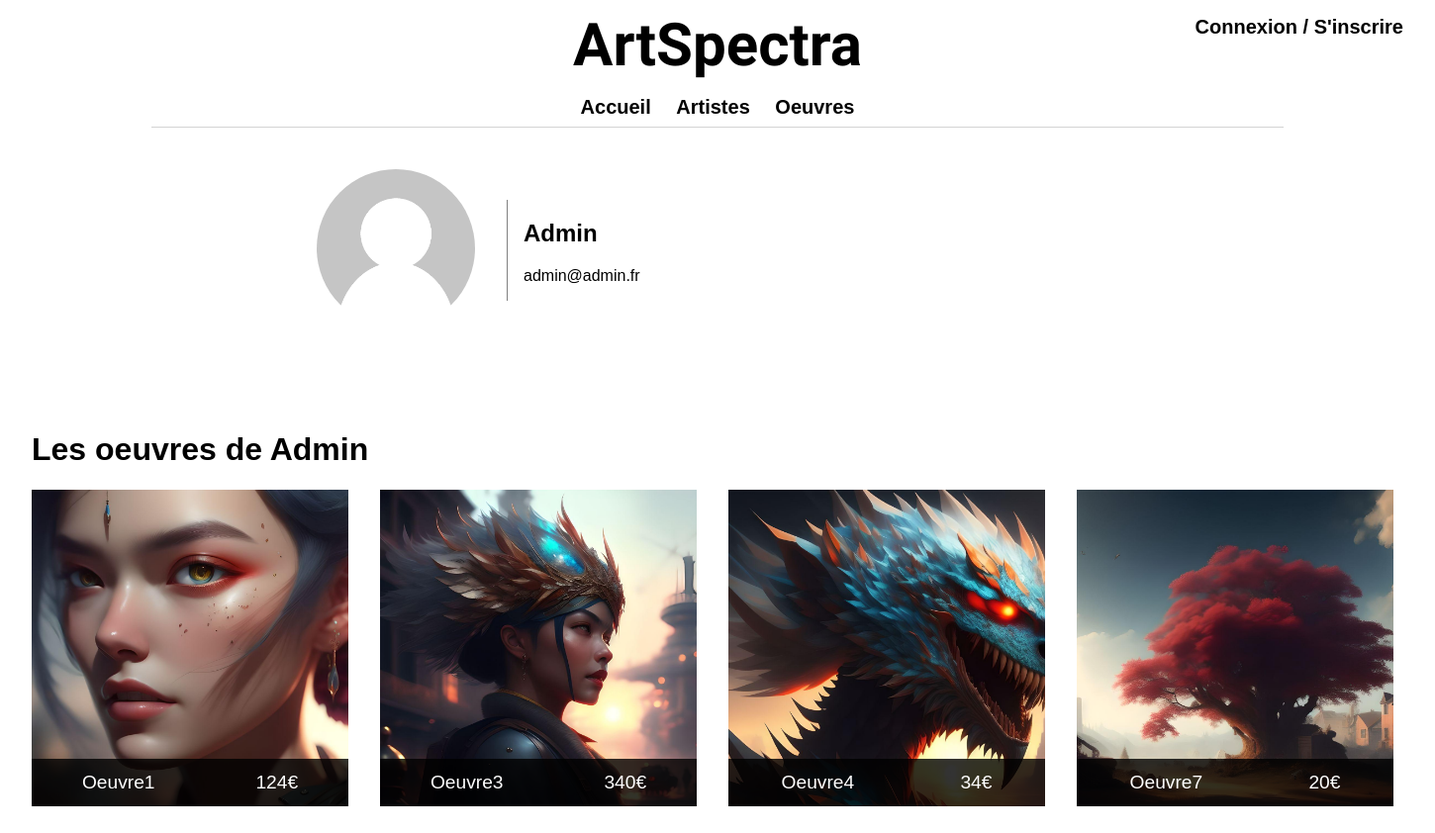
Screenshot of /artistes/admin/ with the database file from the repository.
### accounts/models.py (models this page shows, shortened)
class Shopper(AbstractUser):
    presentation = models.TextField(max_length=500, blank=True)
    avatar = models.ImageField(upload_to='images/avatars/', verbose_name="Image de profil", blank=True)

### appliArtSpectra/models.py (models this page shows, shortened)
class Oeuvre(models.Model):
    idOeuvre = models.AutoField(primary_key=True)
    nomOeuvre = models.CharField(max_length=50, verbose_name="Nom de l'oeuvre", unique=True)
    descriptionOeuvre = models.CharField(max_length=255, verbose_name="Description de l'oeuvre", blank=True,default='')
    dateCreationOeuvre = models.CharField(max_length=10,verbose_name="Date de création de l'oeuvre")
    dimensionOeuvre = models.CharField(max_length=50, verbose_name="Dimension de l'oeuvre", blank=True)
    imageOeuvre = models.ImageField(upload_to='images/oeuvres/', verbose_name="Image de l'oeuvre", blank=True)
    prixOeuvre = models.IntegerField(verbose_name="Prix de l'oeuvre")
    slug = models.SlugField(max_length=100, verbose_name="Slug de l'oeuvre", unique=False, editable=True)
    auteurOeuvre = models.ForeignKey(Shopper, on_delete=models.CASCADE, verbose_name="Auteur de l'oeuvre")
    quantiteOeuvre = models.IntegerField(verbose_name="Quantité de l'oeuvre")

### accounts/views.py (the view)
# urls.py: path('artistes/<str:username>/', artiste, name='artiste'),
def artiste(request, username):
    try :
        artiste = Shopper.objects.get(username=username)
        oeuvreDeArtiste = Oeuvre.objects.filter(auteurOeuvre=artiste)
    except :
        messages.error(request, f'Ce profil n\'existe pas')
        return redirect('accueil')
    return render(request, 'accounts/artiste.html', {'artiste': artiste, 'oeuvreDeArtiste': oeuvreDeArtiste})

### accounts/templates/accounts/artiste.html (shortened to what this page needs)
{% extends 'appliArtSpectra/base.html' %}
{% block content %}
    {% load static %}
    <div id="container-artiste">
        <div id="profil-artiste">
            <div id="container-profil">
                <div id="profil-artiste-img">
                    <img src="
                            {% if artiste.avatar != '' %}{{ artiste.avatar.url }}{% else %}{% static 'appliArtSpectra/img/avatar.png' %}{% endif %}"
                         alt="avatar">
                </div>
                <div id="profil-artiste-info">
                    <h2>{{ artiste.username|capfirst }}</h2>
                    <p>{{ artiste.email }}</p>
                </div>
            </div>
            <div id="profil-artiste-oeuvres">
                <h1>Les oeuvres de {{ artiste.username|capfirst }}</h1>
                <div class="container-oeuvres-artiste">
                    {% for oeuvre in oeuvreDeArtiste %}
                        <a href="/oeuvres/{{ oeuvre.slug }}/{{ oeuvre.idOeuvre }}/">
                            <div class="oeuvre-artiste">
                                <img class="imgOeuvreArtiste" src="{{ oeuvre.imageOeuvre.url }}"
                                     alt="{{ oeuvre.nomOeuvre }}">
                                <p class="oeuvre-content">
                                    <span>{{ oeuvre.nomOeuvre|capfirst }}</span>
                                    <span>{{ oeuvre.prixOeuvre }}€</span>
                                </p>
                            </div>
                        </a>
                    {% endfor %}
                </div>
            </div>
        </div>
    </div>
{% endblock %}

### appliArtSpectra/static/appliArtSpectra/css/styles.css (style rules this page uses)
html, body { height : 100%; margin : 0; padding : 0; width : 100%; font-family : "Poppins", sans-serif; }
#plus-artiste .container-oeuvre-plus, #container-artiste #profil-artiste-oeuvres .container-oeuvres-artiste { display : flex; align-items : center; justify-content : flex-start; margin : 0; padding : 0; width : 100%; height : 100%; box-sizing : border-box; }
#plus-artiste .container-oeuvre-plus .oeuvre-plus, #container-artiste #profil-artiste-oeuvres .container-oeuvres-artiste .oeuvre-artiste { display : flex; justify-content : center; align-items : center; flex-direction : column; margin : 0 2rem 0 0; padding : 0; box-sizing : border-box; position : relative; }
#plus-artiste .container-oeuvre-plus .oeuvre-plus img.imgOeuvrePlus, #container-artiste #profil-artiste-oeuvres .container-oeuvres-artiste .oeuvre-artiste img.imgOeuvreArtiste { width : 20em; height : 20em; box-sizing : border-box; margin : 0; padding : 0; object-fit : cover; transition : all 0.4s ease-in-out; }
#plus-artiste .plus-content, #container-artiste #profil-artiste-oeuvres .oeuvre-content { display : flex; justify-content : space-around; align-items : center; margin : 0; padding : 0; box-sizing : border-box; position : absolute; bottom : 0; width : 100%; height : 3rem; font-size : 1.2rem; background : rgba(0, 0, 0, 0.8); }
#container-artiste { margin-top : 2rem; }
#container-artiste #container-profil { display : flex; justify-content : flex-start; align-items : center; gap : 2rem; padding : 0 20rem; }
#container-artiste #profil-artiste #profil-artiste-info { border-left : 1px solid gray; padding-left : 1rem; }
#container-artiste #profil-artiste #profil-artiste-img img { width : 10rem; height : 10rem; box-sizing : border-box; margin : 0; padding : 0; object-fit : cover; border-radius : 50%; }
#container-artiste #profil-artiste-oeuvres { display : flex; flex-direction : column; justify-content : center; align-items : flex-start; width : 100%; height : 100%; margin : 5rem 0 0 0; padding : 0 2rem 10rem 2rem; box-sizing : border-box; }
#container-artiste #profil-artiste-oeuvres a { text-decoration : none; color : white; }

### rows the page displays
Shopper: username "Admin", email "admin@admin.fr"
Oeuvre: imageOeuvre (picture), nomOeuvre "Oeuvre1", prixOeuvre "124"
Oeuvre: imageOeuvre (picture), nomOeuvre "Oeuvre3", prixOeuvre "340"
Oeuvre: imageOeuvre (picture), nomOeuvre "Oeuvre4", prixOeuvre "34"
Oeuvre: imageOeuvre (picture), nomOeuvre "Oeuvre7", prixOeuvre "20"
